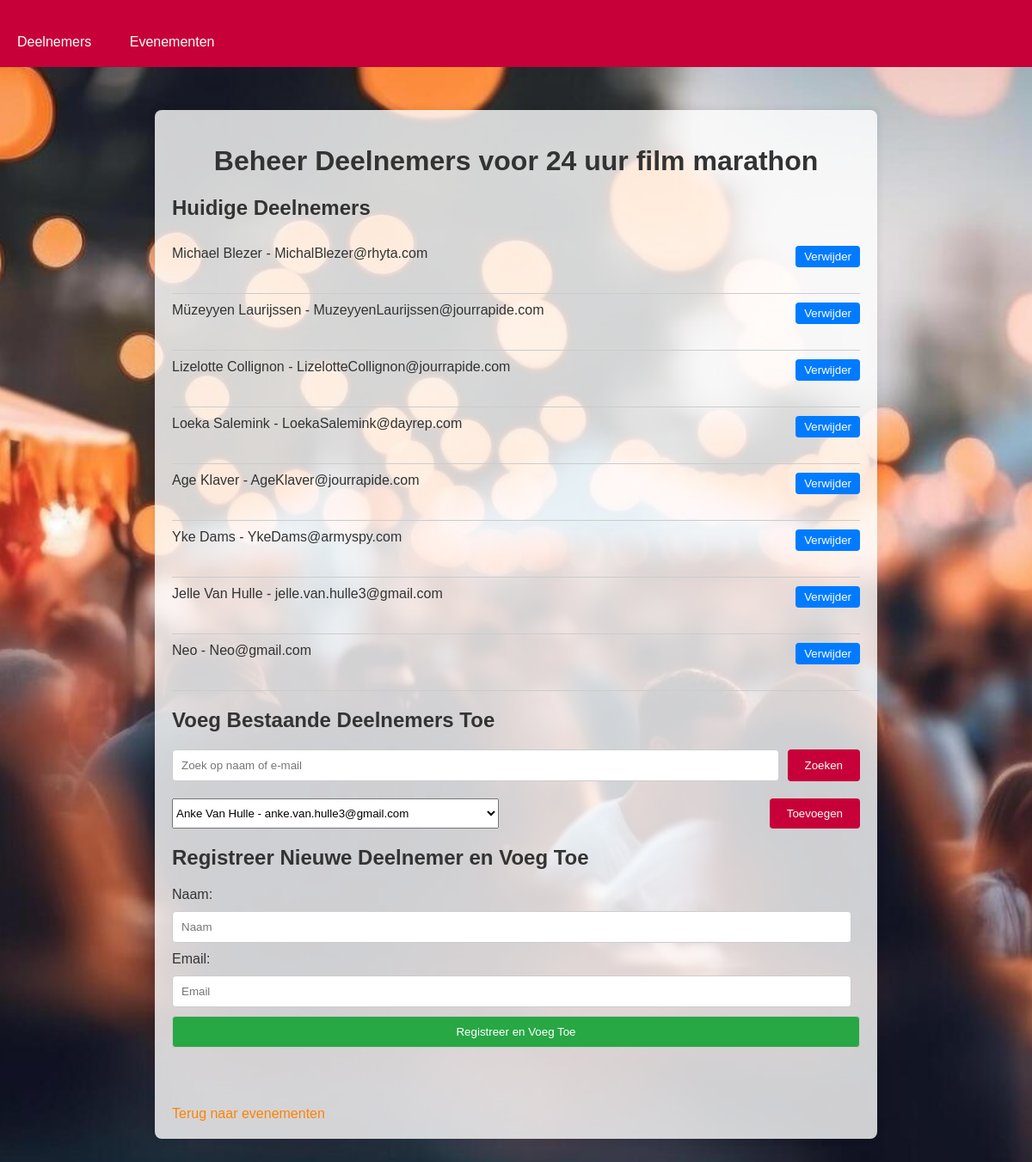
Page /manage_event/4 on the committed database.
### app.py (models this page shows)
class Event(db.Model):
    id = db.Column(db.Integer, primary_key=True)
    name = db.Column(db.String(100), nullable=False)
    date = db.Column(db.String(100), nullable=False)

class Participant(db.Model):
    id = db.Column(db.Integer, primary_key=True)
    name = db.Column(db.String(100), nullable=False)
    email = db.Column(db.String(100), nullable=False, unique=True)
    events = db.relationship('Event', secondary=event_participants, backref=db.backref('participants', lazy=True))

### app.py (the view, shortened to what this page needs)
@app.route('/manage_event/<int:id>', methods=['GET', 'POST'])
def manage_event(id):
    event = Event.query.get_or_404(id)
    search_query = request.args.get('search')
    if search_query:
        participants = Participant.query.filter(
            Participant.name.contains(search_query) |
            Participant.email.contains(search_query)
        ).order_by(Participant.name).all()
    else:
        participants = Participant.query.order_by(Participant.name).all()
    return render_template('manage_event.html', event=event, participants=participants)

### templates/manage_event.html (shortened to what this page needs)
<!DOCTYPE html>
<html lang="en">
<head>
    <link rel="stylesheet" href="{{ url_for('static', filename='style.css') }}">
</head>
<body style="background: url('{{ url_for('static', filename='background.jpg') }}') no-repeat center center fixed; background-size: cover;">
    <nav>
        <a href="/">Deelnemers</a>
        <a href="/events">Evenementen</a>
    </nav>
    <div class="container">
        <h1>Beheer Deelnemers voor {{ event.name }}</h1>
        <h2>Huidige Deelnemers</h2>
        <ul>
            {% for participant in event.participants %}
            <li>
                {{ participant.name }} - {{ participant.email }}
                <div class="participant-actions">
                    <form action="{{ url_for('manage_event', id=event.id) }}" method="POST">
                        <button type="submit">Verwijder</button>
                    </form>
                </div>
            </li>
            {% endfor %}
        </ul>
        <h2>Voeg Bestaande Deelnemers Toe</h2>
        <form action="{{ url_for('manage_event', id=event.id) }}" method="GET">
            <input type="text" name="search" placeholder="Zoek op naam of e-mail">
            <button type="submit">Zoeken</button>
        </form>
        <form action="{{ url_for('manage_event', id=event.id) }}" method="POST">
            <select name="participant_id">
                {% for participant in participants %}
                {% if participant not in event.participants %}
                <option value="{{ participant.id }}">{{ participant.name }} - {{ participant.email }}</option>
                {% endif %}
                {% endfor %}
            </select>
            <button type="submit">Toevoegen</button>
        </form>
        <h2>Registreer Nieuwe Deelnemer en Voeg Toe</h2>
        <form action="{{ url_for('manage_event', id=event.id) }}" method="POST" class="add-participant-form">
            <label for="name">Naam:</label>
            <input type="text" name="name" placeholder="Naam" required>
            <label for="email">Email:</label>
            <input type="email" name="email" placeholder="Email" required>
            <button type="submit">Registreer en Voeg Toe</button>
        </form>
        <br>
        <a href="/events">Terug naar evenementen</a>
    </div>
</body>
</html>

### static/style.css (style rules this page uses)
body { font-family: Arial, sans-serif; background-color: #900C3F ; color: #333; margin: 0; padding: 0; }
.container { max-width: 800px; margin: 50px auto; padding: 20px; background-color: rgba(255, 255, 255, 0.8); border-radius: 8px; box-shadow: 0 0 10px rgba(0, 0, 0, 0.1); }
h1 { text-align: center; color: #333; }
form { display: flex; justify-content: space-between; margin-bottom: 20px; }
form input[type="text"], form input[type="email"], form input[type="password"] { flex: 1; padding: 10px; margin-right: 10px; border: 1px solid #ccc; border-radius: 4px; }
form button { padding: 10px 20px; background-color: #C70039; color: white; border: none; border-radius: 4px; cursor: pointer; }
ul { list-style-type: none; padding: 0; }
li { display: flex; justify-content: space-between; padding: 10px 0; border-bottom: 1px solid #ccc; }
a { display: inline-block; margin-top: 20px; color: #FF8300; text-decoration: none; }
nav { background-color: #C70039 ; padding: 10px 0; margin-bottom: 20px; }
nav a { color: white; text-decoration: none; padding: 10px 20px; display: inline-block; }
.participant-actions, .event-actions { display: flex; gap: 10px; }
.participant-actions form, .event-actions form { display: inline; }
.participant-actions button, .event-actions button { padding: 5px 10px; background-color: #FF8300; color: white; border: none; border-radius: 4px; cursor: pointer; }

### templates/manage_event.html (style rules this page uses)
.participant-actions { display: flex; gap: 10px; }
.participant-actions form { display: inline; }
.participant-actions button { padding: 5px 10px; background-color: #007BFF; color: white; border: none; border-radius: 4px; cursor: pointer; }
.add-participant-form { display: flex; flex-direction: column; }
.add-participant-form label, .add-participant-form input, .add-participant-form button { margin-bottom: 10px; }
.add-participant-form input, .add-participant-form button { padding: 10px; border: 1px solid #ccc; border-radius: 4px; }
.add-participant-form button { background-color: #28a745; color: white; cursor: pointer; }

### rows in the picture
Event: name "24 uur film marathon"
Participant: name "Michael Blezer", email "MichalBlezer@rhyta.com"
Participant: name "Müzeyyen Laurijssen", email "MuzeyyenLaurijssen@jourrapide.com"
Participant: name "Lizelotte Collignon", email "LizelotteCollignon@jourrapide.com"
Participant: name "Loeka Salemink", email "LoekaSalemink@dayrep.com"
Participant: name "Age Klaver", email "AgeKlaver@jourrapide.com"
Participant: name "Yke Dams", email "YkeDams@armyspy.com"
Participant: name "Jelle Van Hulle", email "jelle.van.hulle3@gmail.com"
Participant: name "Neo", email "Neo@gmail.com"

### other values in the picture
form field participant_id "Anke Van Hulle - anke.van.hulle3@gmail.com"
